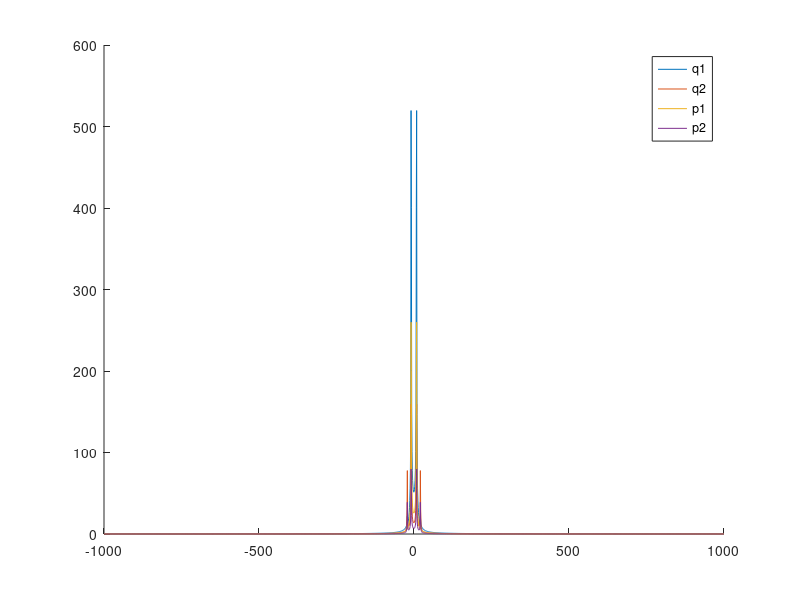
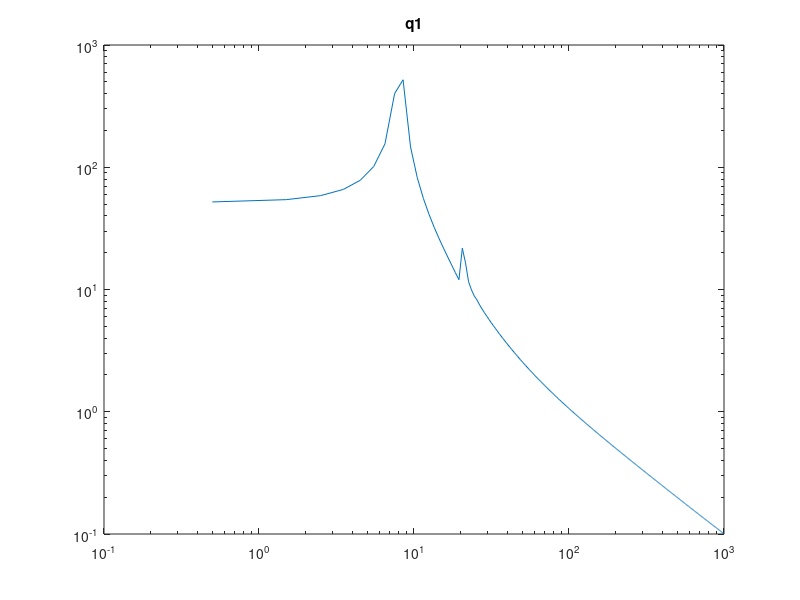
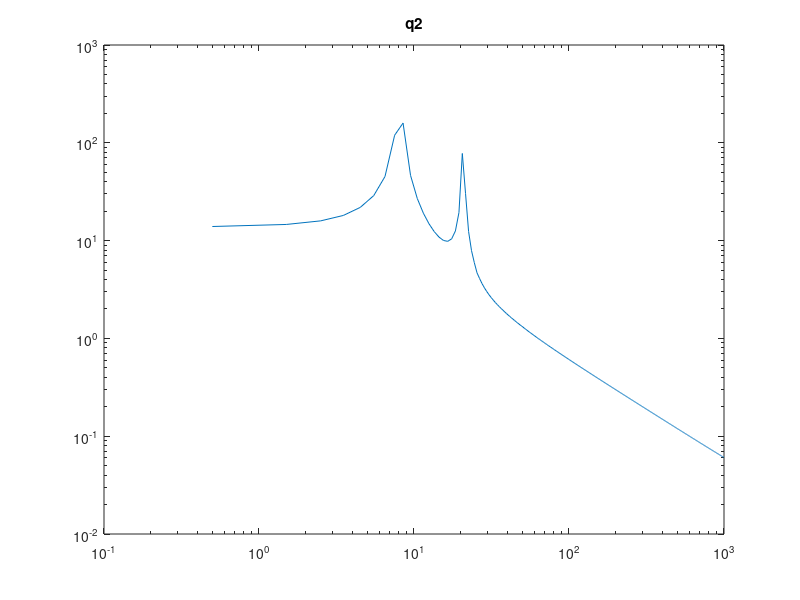
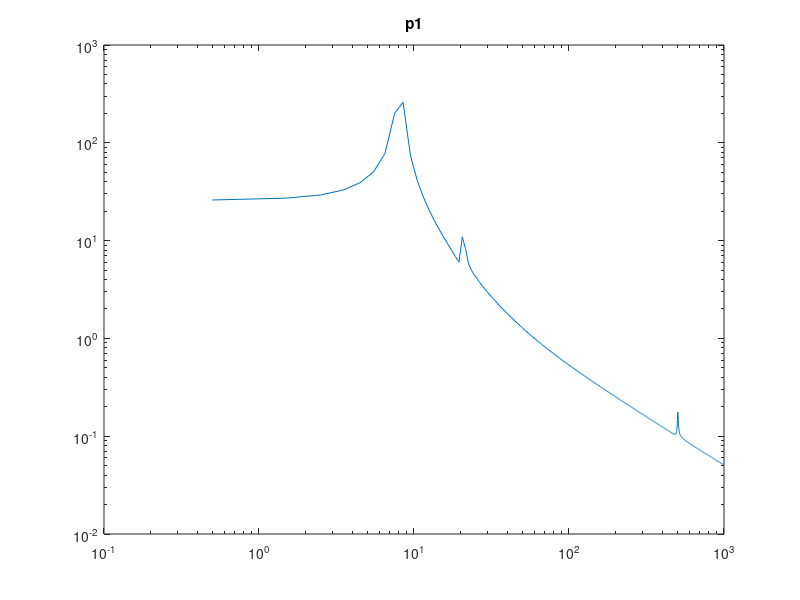

MATLAB code for these plots, in order:
clear all
close all

load("donne_y.mat");
q1=y(:,1);
q2=y(:,2);
p1=y(:,3);
p2=y(:,4);
q1_dot=y(:,5);
q2_dot=y(:,6);
p1_dot=y(:,7);
p2_dot=y(:,8);
sampling_period=1e-4;
Fs=1/sampling_period;

fft_q1=fft(q1);
fft_q2=fft(q2);
fft_p1=fft(p1);
fft_p2=fft(p2);
fft_shifted_q1 = fftshift(fft_q1);
fft_shifted_q2 = fftshift(fft_q2);
fft_shifted_p1 = fftshift(fft_p1);
fft_shifted_p2 = fftshift(fft_p2);




N = length(q1);  % nb de done
f = (-N/2:N/2-1)*(Fs/N);
f_range = (f >= -1000 & f <= 1000);
fft_cropped_q1 = fft_shifted_q1(f_range);
fft_cropped_q2 = fft_shifted_q2(f_range);
fft_cropped_p1 = fft_shifted_p1(f_range);
fft_cropped_p2 = fft_shifted_p2(f_range);

f_cropped = f(f_range);





figure;
hold on
plot(f_cropped ,abs(fft_cropped_q1));
plot(f_cropped ,abs(fft_cropped_q2));
plot(f_cropped ,abs(fft_cropped_p1)); 
plot(f_cropped ,abs(fft_cropped_p2));
legend('q1','q2','p1','p2')
hold off



figure;
loglog(f_cropped ,abs(fft_cropped_q1));
title ('q1')

figure
loglog(f_cropped ,abs(fft_cropped_q2));
title ('q2')

figure
loglog(f_cropped ,abs(fft_cropped_p1)); 
title ('p1')

figure
loglog(f_cropped ,abs(fft_cropped_p2)); 
title ('p2')



